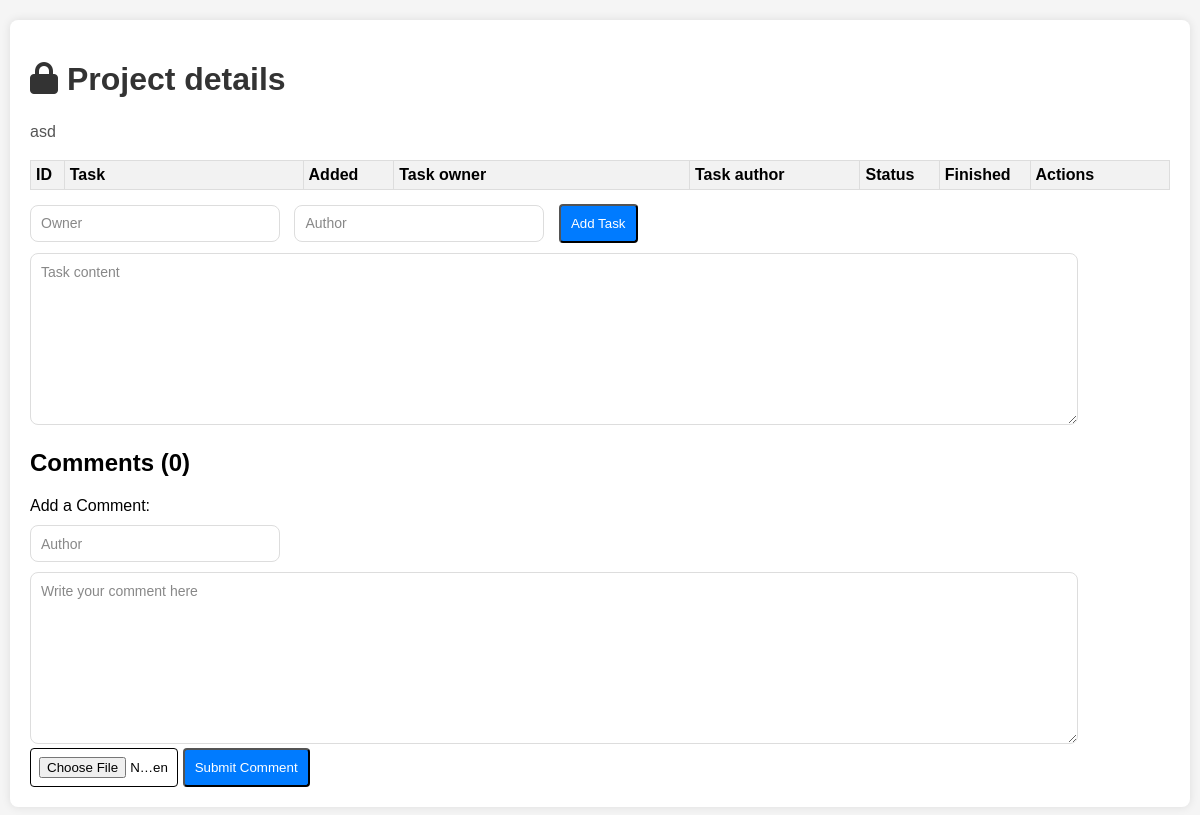
Before: /project_details/1 with the older database file.
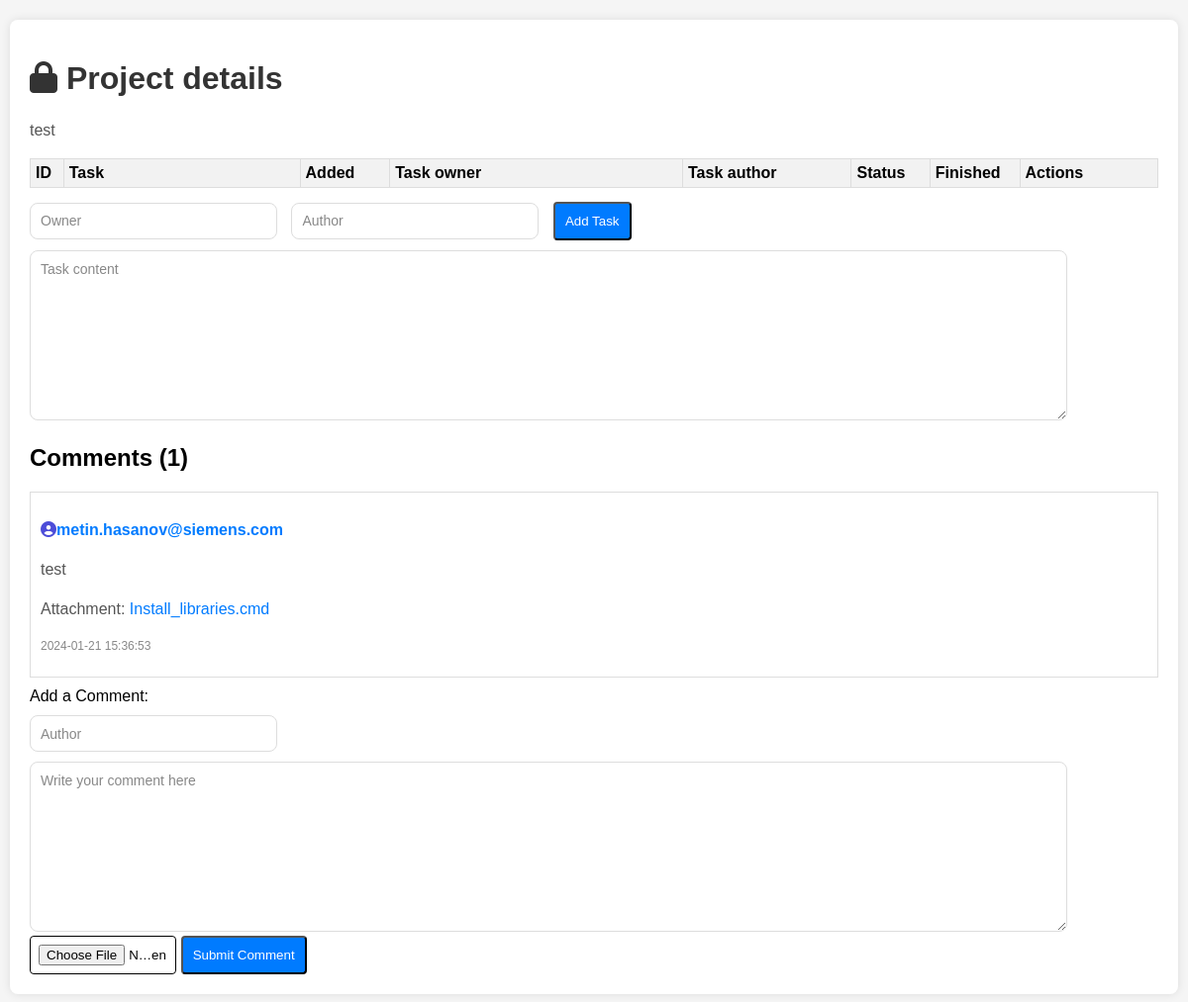
After: the same page with the newer database file.
### app.py (models this page shows, shortened)
class Projects(db.Model):
    id = db.Column(db.Integer, primary_key=True)
    content = db.Column(db.String(200), nullable=False)
    owner = db.Column(db.String(50), nullable=False)
    author = db.Column(db.String(50), nullable=False)
    status = db.Column(db.String(60), nullable=False, default="New")
    date_created = db.Column(db.DateTime, default=datetime.utcnow)
    finished = db.Column(db.DateTime, nullable=True)
    comment_count = db.Column(db.Integer, default=0)
    comments = db.relationship('Comment_project', backref='project', lazy=True, cascade='all, delete-orphan', primaryjoin="Projects.id == Comment_project.task_id")

class Comment_project(db.Model):
    id = db.Column(db.Integer, primary_key=True)
    content = db.Column(db.String(200), nullable=False)
    author = db.Column(db.String(50), nullable=False)
    date_created = db.Column(db.DateTime, default=datetime.utcnow)
    task_id = db.Column(db.Integer, db.ForeignKey('projects.id'), nullable=False)  # Update this line
    attachment_path = db.Column(db.String(255))

### app.py (the view)
@app.route('/project_details/<int:project_id>')
def project_details(project_id):
    project = Projects.query.get_or_404(project_id)
    tasks = Tasks.query.filter_by(project_id=project_id).all()
    return render_template('project_details.html', project=project, tasks=tasks)

### templates/project_details.html (shortened to what this page needs)
{% extends 'base.html' %}
{% block body %}
<div class="project_details">
    <h1><i class="fa fa-lock" aria-hidden="true"></i> Project details</h1>
    <p>{{ project.content }}</p>
    <table>
        <tr>
            <th>ID</th>
            <th>Task</th>
            <th><label>Added</label></th>
            <th><label>Task owner</label></th>
            <th><label>Task author</label></th>
            <th><label>Status</label></th>
            <th><label>Finished</label></th>
            <th><label>Actions</label></th>
        </tr>
    </table>
    <form action="{{ url_for('add_project_task', project_id=project.id) }}" method="POST">
        <input type="text" name="owner" id="owner" placeholder="Owner" class="small input">
        <input type="text" name="author" id="author" placeholder="Author" class="small input">
        <input type="submit" value="Add Task">
        <textarea name="content" id="content" class="large text-editor" placeholder="Task content"></textarea>
    </form>
    <div class="existing-comments">
        <h2>Comments ({{ project.comment_count }})</h2>
        {% for comment in project.comments %}
            <div class="comment">
                <p class="comment-author">
                    {% if comment.author is not none and '@' in comment.author and '.' in comment.author %}
                        <i class="fa fa-user-circle" style="color: rgb(77, 77, 216);"></i><a href="mailto:{{ comment.author }}">{{ comment.author }}</a>
                    {% else %}
                        <i class="fa fa-user-circle" style="color: gray;"></i> {{ comment.author }}
                    {% endif %}
                </p>
                <p class="comment-content">{{ comment.content }}</p>
                {% if comment.attachment_path %}
                    <p class="comment-attachment">
                        Attachment: <a href="{{ url_for('download_attachment', filename=comment.attachment_path) }}" target="_blank">{{ comment.attachment_path.replace('Attachments\\', '') }}</a>
                    </p>
                {% endif %}
                <p class="comment-date">{{ comment.date_created.strftime('%Y-%m-%d %H:%M:%S') }}</p>
            </div>
        {% endfor %}
    </div>
<form action="{{ url_for('add_project_comment', project_id=project.id) }}" method="POST" enctype="multipart/form-data" class="upload-form">
    <div>
        <label for="comment_content">Add a Comment:</label>
    </div>
    <input type="text" name="comment-author" id="comment-author" placeholder="Author" class="small input">
    <textarea name="comment_content" id="comment_content" class="large text-editor" placeholder="Write your comment here"></textarea>
    <input type="file" name="attachment" id="attachment" class="custom-file-input">
    <input type="submit" value="Submit Comment">
</form>
</div>
{% endblock %}

Changed rows visible on the page:
changed Projects: content "asd" → "test"; comment_count "0" → "1"
added Comment_project: author "metin.hasanov@siemens.com", content "test", attachment_path.replace "Install_libraries.cmd", date_created "2024-01-21 15:36:53"
